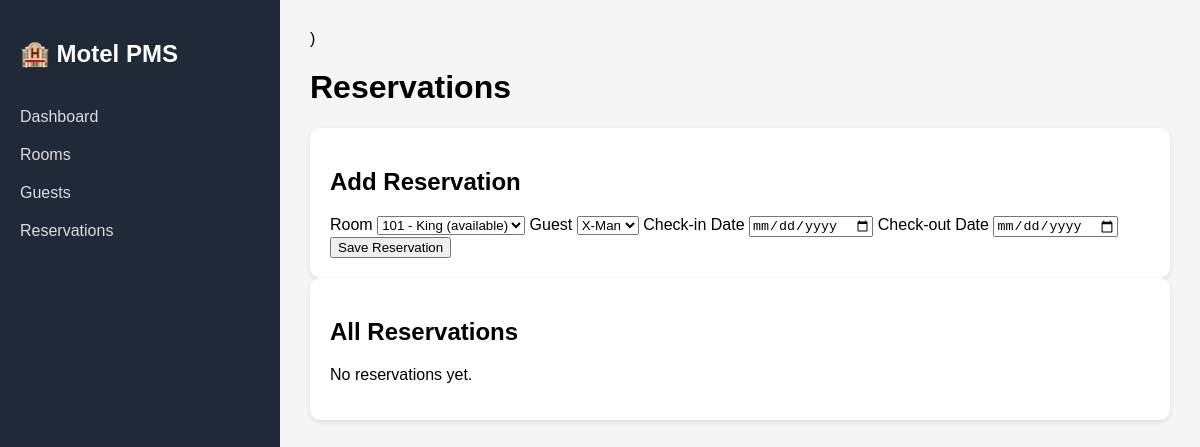
The app's page /reservations, older data.
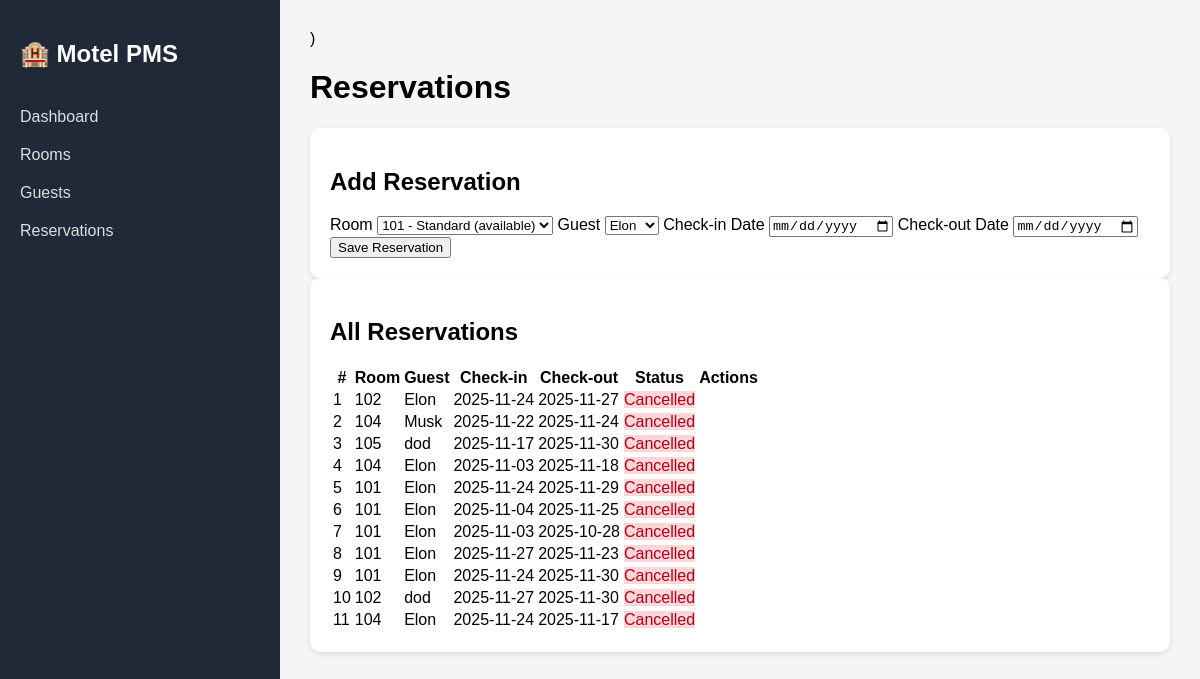
The same page, newer data.
### app/models.py (models this page shows)
class Reservation(Base):
    __tablename__ = "reservations"
    id = Column(Integer, primary_key=True, index=True)
    guest_id = Column(Integer, ForeignKey("guests.id"))
    room_id = Column(Integer, ForeignKey("rooms.id"))
    check_in = Column(Date)
    check_out = Column(Date)
    notes = Column(String, nullable=True)
    status = Column(String, default="booked")
    guest = relationship("Guest")
    room = relationship("Room")

class Room(Base):
    __tablename__ = "rooms"
    id = Column(Integer, primary_key=True, index=True)
    number = Column(String, unique=True, index=True)
    room_type = Column(String)
    status = Column(String, default="available")

class Guest(Base):
    __tablename__ = "guests"
    id = Column(Integer, primary_key=True, index=True)
    name = Column(String, nullable=False)
    phone = Column(String, nullable=False)
    email = Column(String, nullable=True)
    id_proof = Column(String, nullable=True)
    address = Column(String, nullable=True)

### app/main.py (the view)
@app.get("/reservations", response_class=HTMLResponse)
def reservations_page(request: Request, db: Session = Depends(get_db)):
    rooms = (
        db.query(models.Room)
        .filter(models.Room.status == "available")  # only available rooms
        .all()
    )
    guests = db.query(models.Guest).all()
    reservations = (
        db.query(models.Reservation)
        .options(
            joinedload(models.Reservation.room),
            joinedload(models.Reservation.guest),
        )
        .all()
    )
    return templates.TemplateResponse(
        "reservations.html",
        {
            "request": request,
            "rooms": rooms,
            "guests": guests,
            "reservations": reservations,
        },
    )

### app/templates/reservations.html (shortened to what this page needs)
{% extends "base.html" %}
({% block content %}
)
<h1>Reservations</h1>
<div class="grid">
    <div class="card">
        <h2>Add Reservation</h2>
        <form method="POST" action="/reservations">
            <label>Room</label>
            <select name="room_id" required>
                {% for r in rooms %}
                <option value="{{ r.id }}" class="room-option room-{{ r.status }}">
                    {{ r.number }} - {{ r.room_type }} ({{ r.status }})
                </option>
                {% endfor %}
            </select>
            <label>Guest</label>
            <select name="guest_id" required>
                {% for g in guests %}
                <option value="{{ g.id }}">{{ g.name }}</option>
                {% endfor %}
            </select>
            <label>Check-in Date</label>
            <input type="date" name="check_in" required>
            <label>Check-out Date</label>
            <input type="date" name="check_out" required>
            <button class="btn">Save Reservation</button>
        </form>
    </div>
    <div class="card">
        <h2>All Reservations</h2>
        {% if reservations %}
        <table>
            <tr>
                <th>#</th>
                <th>Room</th>
                <th>Guest</th>
                <th>Check-in</th>
                <th>Check-out</th>
                <th>Status</th>
                <th>Actions</th>
            </tr>
            {% for r in reservations %}
            <tr>
                <td>{{ loop.index }}</td>
                <td>{{ r.room.number }}</td>
                <td>{{ r.guest.name }}</td>
                <td>{{ r.check_in }}</td>
                <td>{{ r.check_out }}</td>
                <td>
                    {% if r.status|lower == 'booked' %}
                    <span class="status-badge booked">Booked</span>
                    {% elif r.status|lower == 'cancelled' %}
                    <span class="status-badge cancelled">Cancelled</span>
                    {% elif r.status|lower == 'checked_out' %}
                    <span class="status-badge checked-out">Checked-out</span>
                    {% else %}
                    <span class="status-badge">{{ r.status }}</span>
                    {% endif %}
                </td>
                <td>
                </td>
            </tr>
            {% endfor %}
        </table>
        {% else %}
        <p>No reservations yet.</p>
        {% endif %}
    </div>
</div>
{% endblock %}

### app/templates/base.html (shortened to what this page needs)
<!DOCTYPE html>
<html lang="en">
<head>
    <link rel="stylesheet" href="/static/css/styles.css">
</head>
<body>
    <div class="layout">
        <aside class="sidebar">
            <h2 class="logo">🏨 Motel PMS</h2>
            <nav>
                <a href="/">Dashboard</a>
                <a href="/rooms">Rooms</a>
                <a href="/guests">Guests</a>
                <a href="/reservations">Reservations</a>
            </nav>
        </aside>
        <main class="content">
            {% block content %}{% endblock %}
        </main>
    </div>
</body>
</html>

### app/static/css/styles.css (style rules this page uses)
body { margin: 0; font-family: Arial, sans-serif; background: #f5f5f5; }
.layout { display: flex; height: 100vh; }
.sidebar { width: 240px; background: #1f2937; color: #fff; padding: 20px; }
.sidebar .logo { font-size: 24px; margin-bottom: 30px; }
.sidebar nav a { display: block; color: #ddd; text-decoration: none; padding: 10px 0; }
.content { flex: 1; padding: 30px; }
.card { background: white; padding: 20px; border-radius: 10px; box-shadow: 0 2px 5px rgba(0, 0, 0, 0.1); }
.status-badge.cancelled { background-color: #ffd6d6; color: #b00020; }

Row changes from the older to the newer data that the page shows:
added Reservation: room.number "102", guest.name "Elon", check_in "2025-11-24", check_out "2025-11-27", status "Cancelled"
added Reservation: room.number "104", guest.name "Musk", check_in "2025-11-22", check_out "2025-11-24", status "Cancelled"
added Reservation: room.number "105", guest.name "dod", check_in "2025-11-17", check_out "2025-11-30", status "Cancelled"
added Reservation: room.number "104", guest.name "Elon", check_in "2025-11-03", check_out "2025-11-18", status "Cancelled"
added Reservation: room.number "101", guest.name "Elon", check_in "2025-11-24", check_out "2025-11-29", status "Cancelled"
added Reservation: room.number "101", guest.name "Elon", check_in "2025-11-04", check_out "2025-11-25", status "Cancelled"
added Reservation: room.number "101", guest.name "Elon", check_in "2025-11-03", check_out "2025-10-28", status "Cancelled"
added Reservation: room.number "101", guest.name "Elon", check_in "2025-11-27", check_out "2025-11-23", status "Cancelled"
added Reservation: room.number "101", guest.name "Elon", check_in "2025-11-24", check_out "2025-11-30", status "Cancelled"
added Reservation: room.number "102", guest.name "dod", check_in "2025-11-27", check_out "2025-11-30", status "Cancelled"
added Reservation: room.number "104", guest.name "Elon", check_in "2025-11-24", check_out "2025-11-17", status "Cancelled"
Text that changed along with them:
form field room_id: "101 - King (available)" → "101 - Standard (available)"
form field guest_id: "X-Man" → "Elon"
text no longer shown: "No reservations yet."
text now shown: "# Room Guest Check-in Check-out Status Actions"
